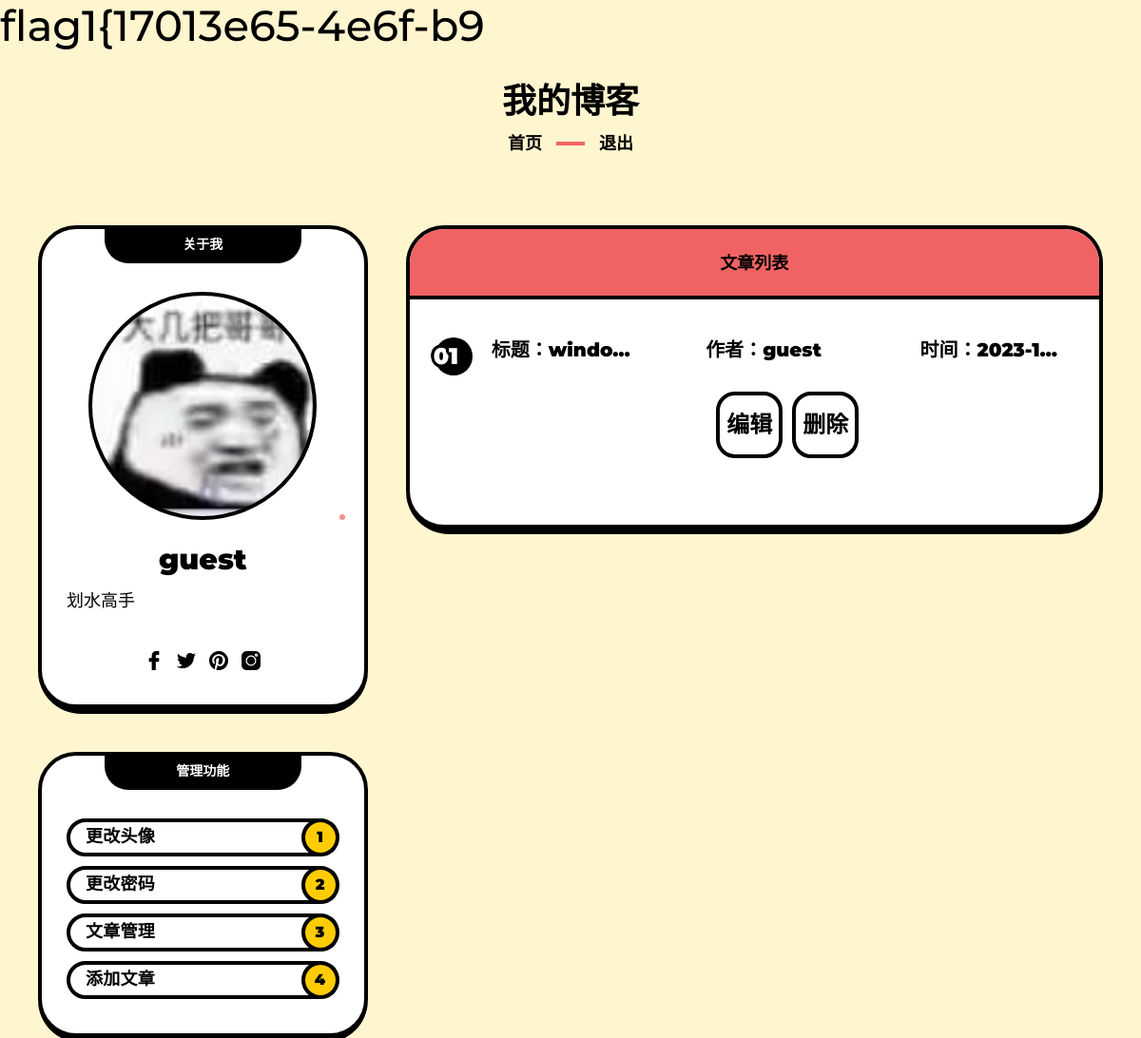
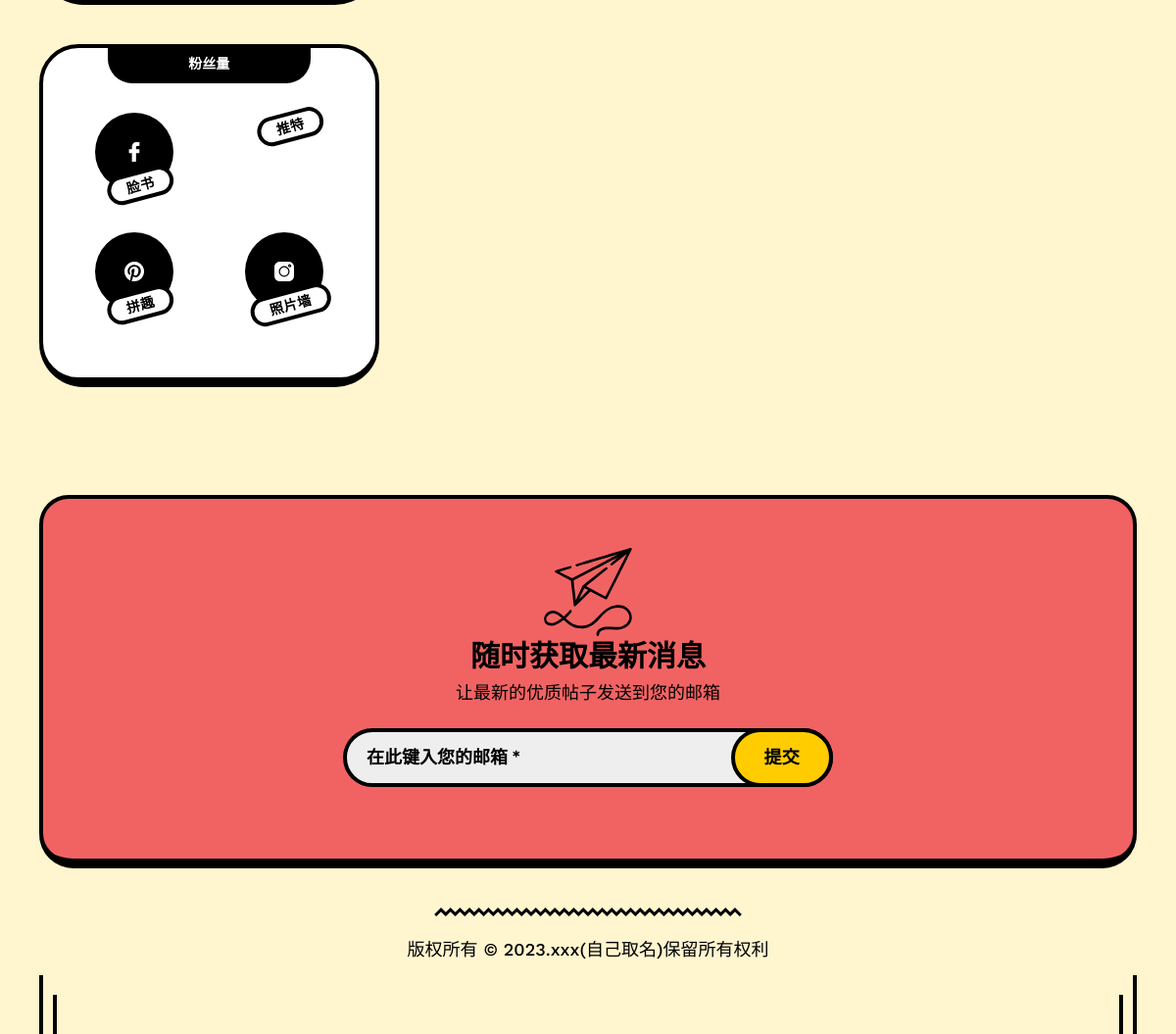
Screenshot of /user.php?file=api/BlogInfo (signed in) with the database file from the repository (2 pictures, top to bottom).
### tables this page shows
CREATE TABLE `posts`  (
  `id` int(11) NOT NULL AUTO_INCREMENT,
  `title` varchar(255) NOT NULL,
  `content` text NOT NULL,
  `update_time` timestamp NOT NULL DEFAULT CURRENT_TIMESTAMP,
  `author` varchar(255) NOT NULL,
  `img_path` varchar(255),
  PRIMARY KEY (`id`) USING BTREE
);

### src/lib/db_connect.php (called while the page is built)
<?php
$host = "localhost";
$dbname = "root";
$password = "123456";
$database = "ctfer";

### src/function/Posts.php (called while the page is built, shortened)
<?php
class Posts
{
    public $mysql = null;
    public function __construct()
    {
        include dirname(__FILE__)."/../lib/db_connect.php";
        $this->mysql = new mysqli($host, $dbname, $password, $database);
    }
    public function getOne($user)
    {
        $sql = "select * from posts where author = '$user'";
        $res = $this->mysql->query($sql);
        $data = array();
        while($row = $res->fetch_assoc())
        {
            $data[]=$row;
        }
        return $data;
    }
}

### src/function/FormDate.php (called while the page is built)
<?php
class FormDate {
    public function FormTime($date) {
        $datetime = new DateTime($date);
        return $datetime->format('Y-m-d');
    }
}

### src/api/BlogInfo.php (the view, shortened to what this page needs)
<?php
include "function/Posts.php";
include 'function/FormDate.php';
static $num = 0;
$posts = new Posts();
$result = $posts->getOne($_SESSION['username']);
?>
<div class="featured_posts_wrapper post_item">
    <div class="featured_post_item">
        <div class="fp_heading">
            <h3>
                                        <span class="text_wrapper">
                                        <span class="text">文章列表</span>
                                        </span>
            </h3>
        </div>
        <div class="fp_content">
            <ul>
                <?php
                    if ($result > 0) {
                        foreach ($result as $row) {
                            $num++;
                            ?>
                            <li>
                                        <div class="fp__item">
                                            <span class="fp_count"><span>
                                                    <?php
                                                        if($num < 10){
                                                            echo "0".$num;
                                                        } else{
                                                            echo $num;
                                                        }
                                                    ?></span></span>
                                            <h4>标题：<?php echo $row['title']; ?></h4>
                                            <h4>作者：<?php echo $row['author']; ?></h4>
                                            <h4>时间：<?php $time=new FormDate();
                                                        $formtime = $time->FormTime($row['update_time']);
                                                        echo $formtime;
                                                    ?>
                                            </h4>
                                            <div class="xoxo_fn_pagination">
                                                <div class="container">
                                                    <div class="pag_in">
                                                        <div class="pag_inner">
                                                            <ul>
                                                                <li><a href='api/updateBlog.php?id=<?php echo $row["id"]; ?>' class="inactive">编辑</a></li>
                                                                <li><a href='api/removeBlog.php?id=<?php echo $row["id"]; ?>' class="inactive">删除</a></li>
                                                            </ul>
                                                        </div>
                                                    </div>
                                                </div>
                                            </div>
                                        </div>
                            </li>
                <?php
                        }
                    }
                ?>
            </ul>
        </div>
    </div>
</div>

### src/static/css/base.css (style rules this page uses)
a,abbr,acronym,address,applet,b,big,blockquote,body,caption,center,cite,code,dd,del,dfn,div,dl,dt,em,fieldset,font,form,h1,h2,h3,h4,h5,h6,html,i,iframe,ins,kbd,label,legend,li,object,ol,p,pre,q,s,samp,small,span,strike,strong,sub,sup,table,tbody,td,tfoot,th,thead,tr,tt,u,ul,var { background:0 0; border:0; margin:0; padding:0; vertical-align:baseline; outline:0 }
ol,ul { margin:30px }
h1,h2,h3,h4,h5,h6 { font-weight:500; color:#1e1e1e; margin-bottom:20px }
h3 { font-size:30px }
h4 { font-size:24px }
ol, ul { margin: 30px; }
ol ol, ol ul, ul ol, ul ul { margin: 15px; }
h1, h2, h3, h4, h5, h6 { color: var(--xoxo-hc); line-height: 1.44; }
h1, h2, h3, h4, h5, h6 { font-family: var(--hff); margin-bottom: 30px; }

### rows the page displays
posts: title "windo…", author "guest", update_time "2023-1…"

### other values shown
$_SESSION['username'] "guest"
